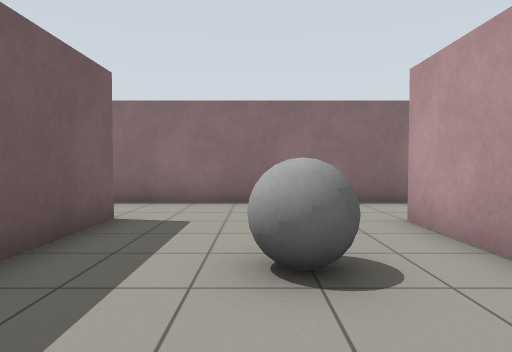
view 1 (above)

15 first-person views from a walk through a robot-simulator world made for Gazebo. The camera is 0.94 m above the floor, tilts 2° down and sees 75° across. The floor is counted in squares, 1 m on a side. Each view is taken from the middle of a square. On the plan, view 1 faces up. The plan holds only what a view shows up to about 12 squares ahead; the rest is blank. The robots in the file are not drawn.

view 2
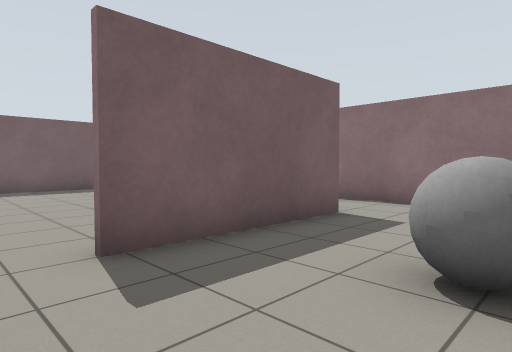

view 3
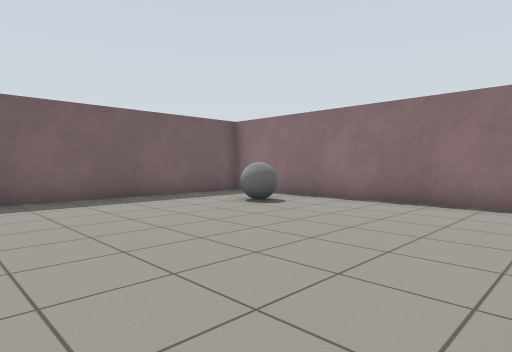

view 4
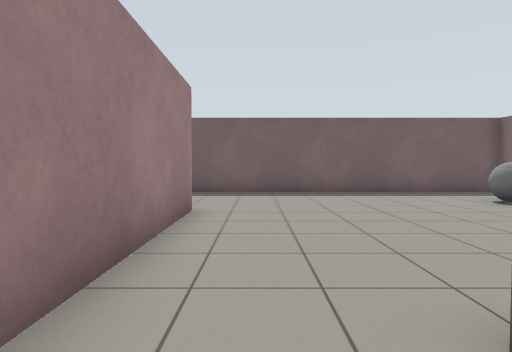

view 5
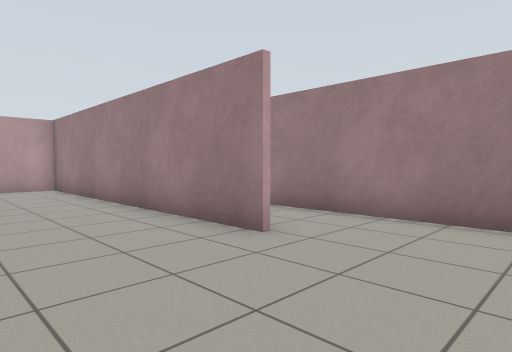

view 6
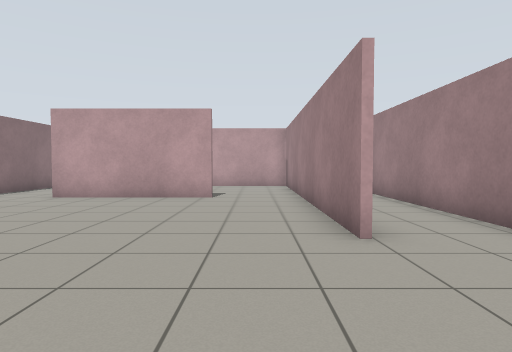

view 7
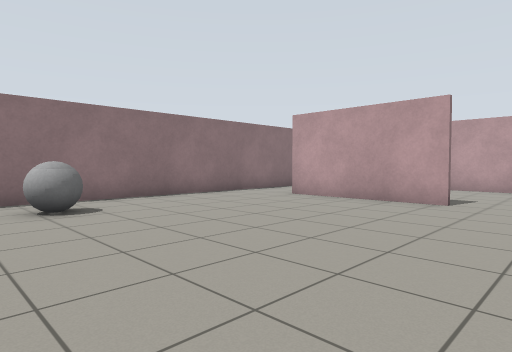

view 8
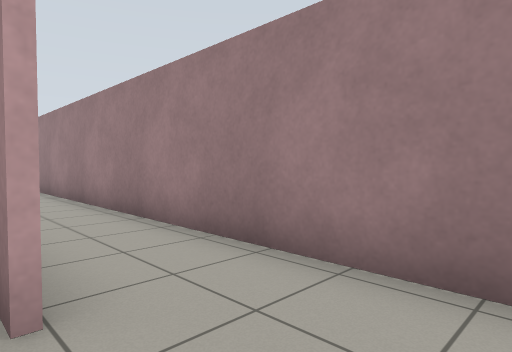

view 9
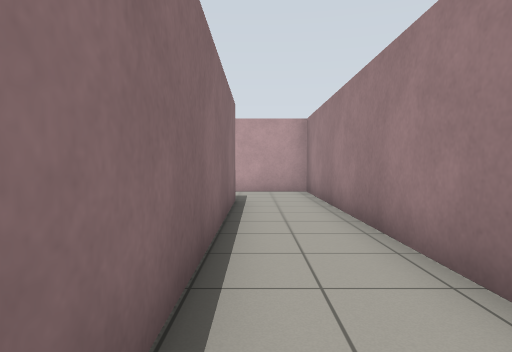

view 10
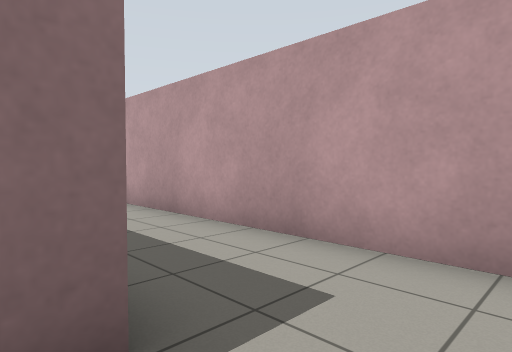

view 11
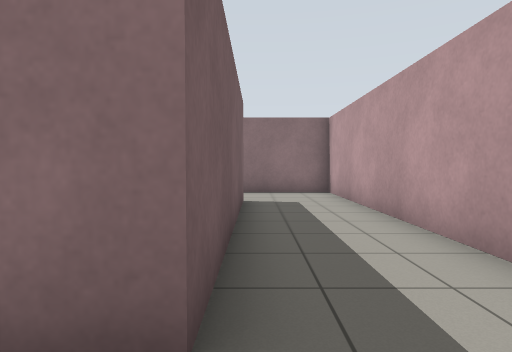

view 12
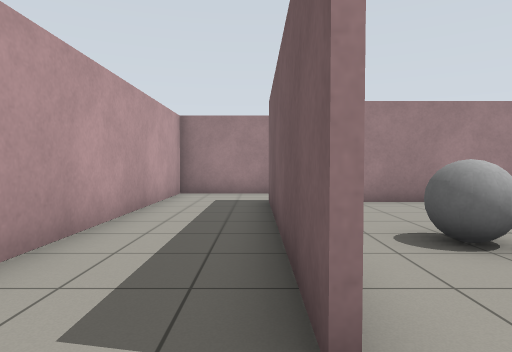

view 13
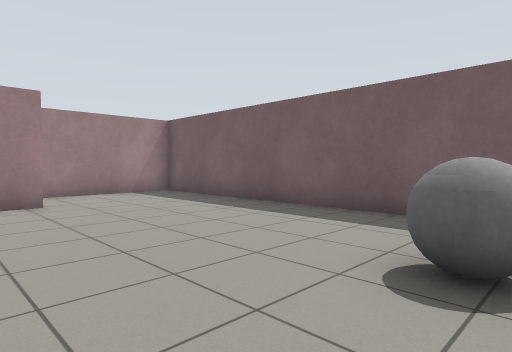

view 14
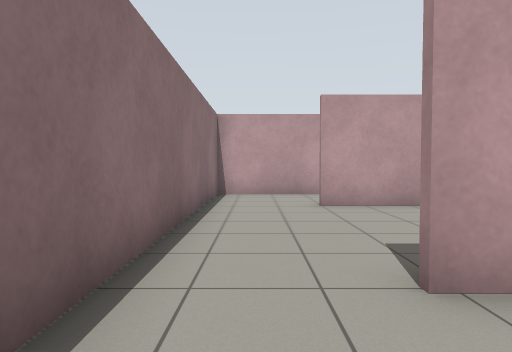

view 15
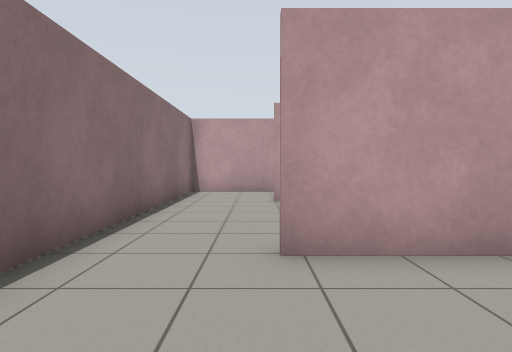

### Floor plan
Ten units are one square. View 1 is at (0, 0); x grows to the right and y downward. Boxes are objects, and circles mark ways between rooms. Rooms are numbered by the first view taken in them; rooms with no view inside come last. Other rooms are left out.
<svg viewBox="-128 -87 187 129">
<path fill="none" stroke="#000" d="M-25 -59 -25 -11M34 -82 -26 -82M-25 13 25 13 25 -56M-26 -11 -26 -58M-79 13 -25 13M-26 -82 -123 -82 -123 37 54 37 54 -82 34 -82M27 -56 27 15 -54 15"/>
<rect x="-5" y="-35" width="20" height="10" fill="#bbb"><title>grey ball</title></rect>
<rect x="-95" y="-75" width="10" height="20" fill="#bbb"><title>grey ball</title></rect>
<circle cx="-20" cy="-65" r="3" fill="#2a7"/>
<circle cx="-20" cy="0" r="3" fill="#2a7"/>
<circle cx="30" cy="-65" r="3" fill="#2a7"/>
<text x="0" y="-40">1</text>
<text x="-50" y="-20">2</text>
</svg>
Room 1 opens to room 2.

Where each view was taken, in squares from view 1:
view 1: 0 up, 0 right, facing up
view 2: 0 up, 1 right, facing up-left
view 3: 0 up, 3 left, facing up-left
view 4: 0 up, 1 left, facing left
view 5: 2 up, 11 left, facing down-right
view 6: 0 up, 12 left, facing right
view 7: 1 down, 11 left, facing up-right
view 8: 1 down, 10 left, facing down-right
view 9: 2 down, 6 left, facing right
view 10: 3 down, 2 right, facing up-right
view 11: 3 down, 3 right, facing up
view 12: 7 up, 3 right, facing down
view 13: 7 up, 6 left, facing down-left
view 14: 7 up, 5 left, facing right
view 15: 6 up, 6 left, facing right
